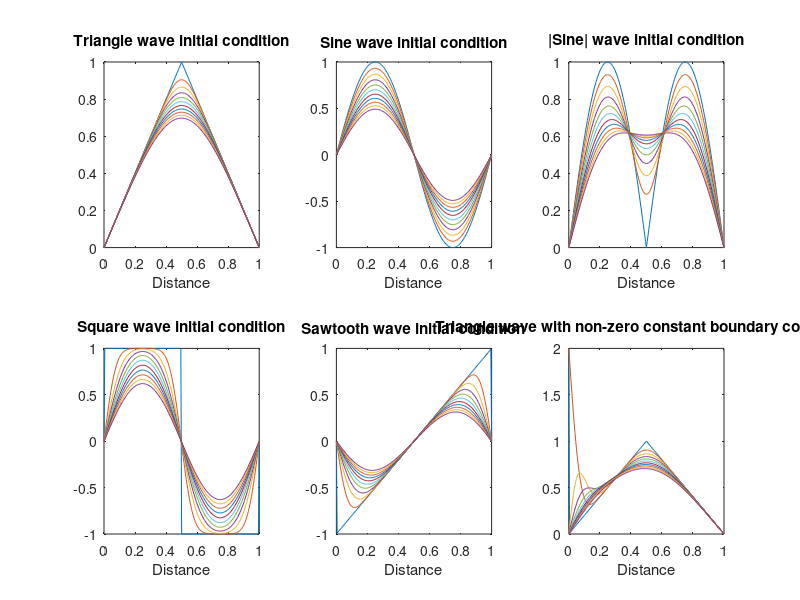
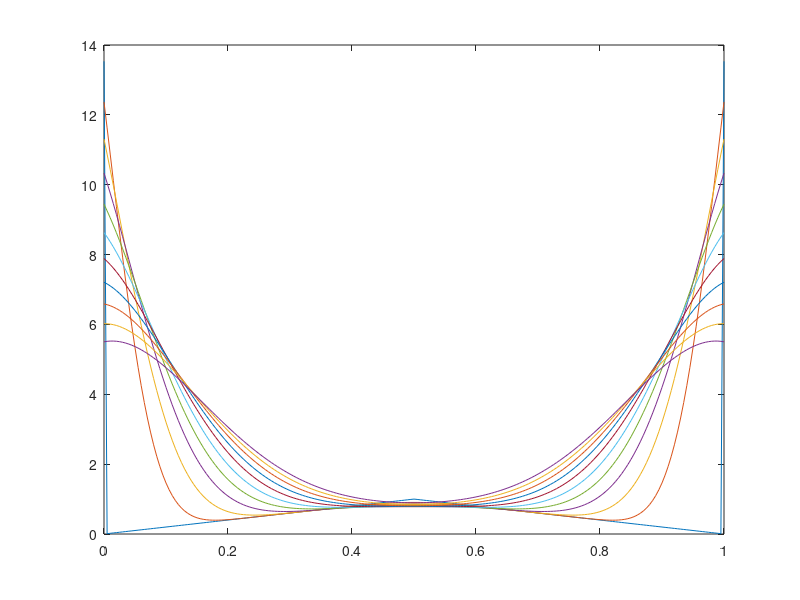

These figures' MATLAB source, in order:
h = 0.005;
k = 0.000012;
N = round(1/h);

U1 = zeros(N+1);
U2 = zeros(N+1);
U3 = zeros(N+1);
U4 = zeros(N+1);
U5 = zeros(N+1);
U6 = zeros(N+1);
U7 = zeros(N+1);

divs = 0:h:1;
y0 = (sawtooth(2*pi*divs,0.5)+1)/2;
y1 = sin(2*pi*divs);
y2 = abs(sin(2*pi*divs));
y3 = square(2*pi*divs);
y4 = sawtooth(2*pi*divs);


U1(1,2:N) = y0(2:N);
U2(1,2:N) = y1(2:N);
U3(1,2:N) = y2(2:N);
U4(1,2:N) = y3(2:N);
U5(1,2:N) = y4(2:N);
U6(1,2:N) = y0(2:N);
U7(1,2:N) = y0(2:N);

%At x=0 and x=N (i.e. the start and end of the rod) the value is 0 for all
%m.  This corresponds to the first and last column of the matrix being 0.
v = k/h^2;
b = 1-2*v;

% Set non-zero constant boundary conditions here
low_bound = 2;
high_bound = 0;

U6(1:N+1,1) = low_bound;
U6(1:N+1,N+1) = high_bound;

% Set time varying boundary conditions here
low_bound = @(time) 100*exp(-(2+50*time));
high_bound = @(time) 100*exp(-(2+50*time));

U7(1,1) = feval(low_bound, 0);
U7(1,N+1) = feval(high_bound, 0);



for m=2:1502
    % Time varying boundary conditions set here also
    U7(m,1) = feval(low_bound, (m-1)*k);
    U7(m,N+1) = feval(high_bound, (m-1)*k);
    
    for j=2:N
        U1(m,j) = v*U1(m-1,j-1) + b*U1(m-1,j) + v*U1(m-1, j+1);
        U2(m,j) = v*U2(m-1,j-1) + b*U2(m-1,j) + v*U2(m-1, j+1);
        U3(m,j) = v*U3(m-1,j-1) + b*U3(m-1,j) + v*U3(m-1, j+1);
        U4(m,j) = v*U4(m-1,j-1) + b*U4(m-1,j) + v*U4(m-1, j+1);
        U5(m,j) = v*U5(m-1,j-1) + b*U5(m-1,j) + v*U5(m-1, j+1);
        U6(m,j) = v*U6(m-1,j-1) + b*U6(m-1,j) + v*U6(m-1, j+1);
        U7(m,j) = v*U7(m-1,j-1) + b*U7(m-1,j) + v*U7(m-1, j+1);
    end
end

step = 1:150:1501;
figure;

for i=step
    subplot(2,3,1);
    plot(divs,U1(i,1:N+1));
    title('Triangle wave initial condition');
    xlabel('Distance');
    hold on;
    subplot(2,3,2);
    plot(divs,U2(i,1:N+1));
    title('Sine wave initial condition');
    xlabel('Distance');
    hold on;
    subplot(2,3,3);
    plot(divs,U3(i,1:N+1));
    title('|Sine| wave initial condition');
    xlabel('Distance');
    hold on;
    subplot(2,3,4);
    plot(divs,U4(i,1:N+1));
    title('Square wave initial condition');
    xlabel('Distance');
    hold on;
    subplot(2,3,5);
    plot(divs,U5(i,1:N+1));
    title('Sawtooth wave initial condition');
    xlabel('Distance');
    hold on;
    subplot(2,3,6);
    plot(divs,U6(i,1:N+1));
    title('Triangle wave with non-zero constant boundary conditions');
    xlabel('Distance');
    hold on;
end

figure;
for i=step
    plot(divs,U7(i,1:N+1));
    hold on;
end
